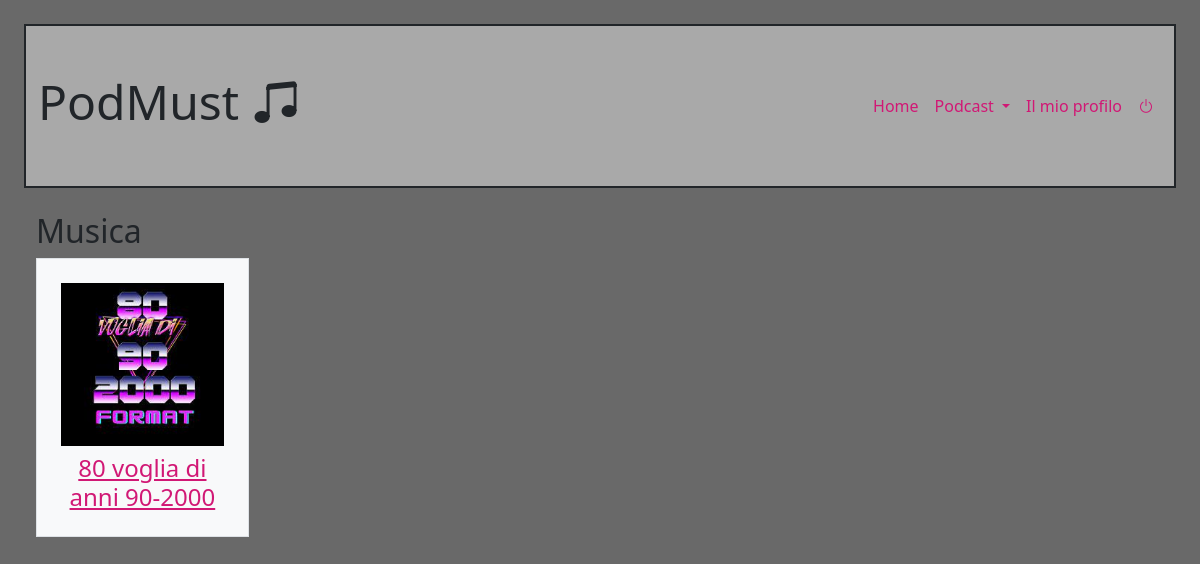
Page /category/Musica (signed in) on the committed database.
### tables this page shows
CREATE TABLE "PODCAST" (
	"pid"	INTEGER,
	"title"	TEXT NOT NULL UNIQUE,
	"description"	TEXT NOT NULL,
	"category"	TEXT NOT NULL,
	"podcastimg"	TEXT NOT NULL,
	"creator"	INTEGER,
	FOREIGN KEY("creator") REFERENCES "USER"("id"),
	PRIMARY KEY("pid" AUTOINCREMENT)
);

### app.py (the view)
@app.route('/category/<cat>')
def category(cat):
    cat_podcasts=dao.get_podcast_by_category(cat)
    return render_template('category.html',  category=cat , cat_podcasts=cat_podcasts)

### app.py (called while the page is built)
@login_manager.user_loader
def load_user(user_id):
    utente = dao.get_user_by_id(user_id)
    if utente is not None:
        user = User(id=utente['id'], type=utente['type'], nickname=utente['nickname'], password=utente['password'], usrimg=utente['usrimg'])
    else:
        user = None
    return user

### dao.py (called while the page is built)
def get_podcast_by_category(cat):
    conn = sqlite3.connect('database/esame.db')
    conn.row_factory = sqlite3.Row
    cursor = conn.cursor()
    sql = 'SELECT PODCAST.title, PODCAST.podcastimg, PODCAST.pid, PODCAST.category\
            FROM PODCAST\
            WHERE PODCAST.category=?'
    cursor.execute(sql, (cat,))
    cat_podcasts = cursor.fetchall()
    cursor.close()
    conn.close()
    return cat_podcasts

def get_user_by_id(user_id):
    conn = sqlite3.connect('database/esame.db')
    conn.row_factory = sqlite3.Row
    cursor = conn.cursor()
    sql = 'SELECT *\
            FROM USER\
            WHERE USER.id=?'
    cursor.execute(sql, (user_id,))
    utente = cursor.fetchone()
    cursor.close()
    conn.close()
    return utente

### templates/category.html (shortened to what this page needs)
{% extends "base.html" %}
{% block content %}
    <h2> {{category |e}} </h2>
    <div class="container text-center">
        <div class="row row-cols-2 row-cols-lg-5 g-2 g-lg-3">
            {% for cat_podcast in cat_podcasts %}
            <div class="col">
                <div class="p-3 border bg-light">
                    <img class="w-100 p-2" src="{{ url_for('static', filename=cat_podcast.podcastimg) }}" alt="Questa è l\'immagine di copertina del podcast">
                    <h4> <a href="{{ url_for('podcast', pid=cat_podcast.pid) }}">{{ cat_podcast.title |e }}</a> </h4>
                </div>
            </div>
            {% endfor %}
        </div>
    </div>
{% endblock %}

### static/style.css (style rules this page uses)
body { background-color: dimgrey; padding-left: 2%; padding-right: 2%; margin-top: 2%; }
a:link { color:rgb(209, 24, 117); }

### rows in the picture
PODCAST: category "Musica", podcastimg (picture), title "80 voglia di anni 90-2000"
